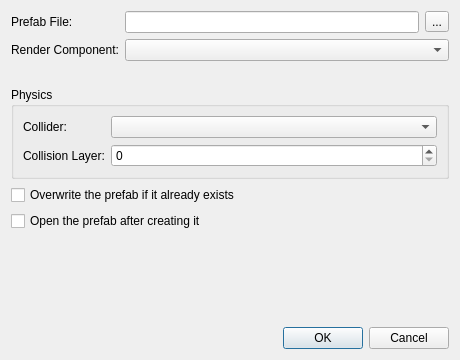
<?xml version="1.0" encoding="UTF-8"?>
<ui version="4.0">
 <class>CreateMeshPrefabDlg</class>
 <widget class="QDialog" name="CreateMeshPrefabDlg">
  <property name="geometry">
   <rect>
    <x>0</x>
    <y>0</y>
    <width>460</width>
    <height>360</height>
   </rect>
  </property>
  <property name="windowTitle">
   <string>Create Prefab from Mesh</string>
  </property>
  <property name="windowIcon">
   <iconset resource="../../../../Tools/Libs/GuiFoundation/QtResources/resources.qrc">
    <normaloff>:/GuiFoundation/W-logo.svg</normaloff>:/GuiFoundation/W-logo.svg</iconset>
  </property>
  <layout class="QVBoxLayout" name="verticalLayout">
   <item>
    <layout class="QFormLayout" name="formLayout">
     <item row="0" column="0">
      <widget class="QLabel" name="labelPath">
       <property name="text">
        <string>Prefab File:</string>
       </property>
      </widget>
     </item>
     <item row="0" column="1">
      <layout class="QHBoxLayout" name="horizontalLayoutPath">
       <item>
        <widget class="QLineEdit" name="PrefabPath"/>
       </item>
       <item>
        <widget class="QToolButton" name="BrowseButton">
         <property name="text">
          <string>...</string>
         </property>
        </widget>
       </item>
      </layout>
     </item>
     <item row="1" column="0">
      <widget class="QLabel" name="labelRender">
       <property name="text">
        <string>Render Component:</string>
       </property>
      </widget>
     </item>
     <item row="1" column="1">
      <widget class="QComboBox" name="RenderComponent"/>
     </item>
    </layout>
   </item>
   <item>
    <widget class="QLabel" name="LodInfo">
     <property name="text">
      <string/>
     </property>
     <property name="wordWrap">
      <bool>true</bool>
     </property>
    </widget>
   </item>
   <item>
    <widget class="QGroupBox" name="PhysicsGroup">
     <property name="title">
      <string>Physics</string>
     </property>
     <layout class="QFormLayout" name="formLayoutPhysics">
      <item row="0" column="0">
       <widget class="QLabel" name="labelCollider">
        <property name="text">
         <string>Collider:</string>
        </property>
       </widget>
      </item>
      <item row="0" column="1">
       <widget class="QComboBox" name="PhysicsMode"/>
      </item>
      <item row="1" column="0">
       <widget class="QLabel" name="labelLayer">
        <property name="text">
         <string>Collision Layer:</string>
        </property>
       </widget>
      </item>
      <item row="1" column="1">
       <widget class="QSpinBox" name="CollisionLayer">
        <property name="maximum">
         <number>31</number>
        </property>
       </widget>
      </item>
     </layout>
    </widget>
   </item>
   <item>
    <widget class="QCheckBox" name="OverwriteExisting">
     <property name="text">
      <string>Overwrite the prefab if it already exists</string>
     </property>
    </widget>
   </item>
   <item>
    <widget class="QCheckBox" name="OpenAfterCreate">
     <property name="text">
      <string>Open the prefab after creating it</string>
     </property>
    </widget>
   </item>
   <item>
    <widget class="QLabel" name="WarningLabel">
     <property name="text">
      <string/>
     </property>
     <property name="wordWrap">
      <bool>true</bool>
     </property>
    </widget>
   </item>
   <item>
    <spacer name="verticalSpacer">
     <property name="orientation">
      <enum>Qt::Vertical</enum>
     </property>
     <property name="sizeHint" stdset="0">
      <size>
       <width>20</width>
       <height>13</height>
      </size>
     </property>
    </spacer>
   </item>
   <item>
    <widget class="QDialogButtonBox" name="ButtonBox">
     <property name="standardButtons">
      <set>QDialogButtonBox::Cancel|QDialogButtonBox::Ok</set>
     </property>
    </widget>
   </item>
  </layout>
 </widget>
 <resources>
  <include location="../QtResources/resources.qrc"/>
  <include location="../../../../Tools/Libs/GuiFoundation/QtResources/resources.qrc"/>
  <include location="../../../../Editor/EditorFramework/QtResources/resources.qrc"/>
 </resources>
 <connections/>
</ui>
